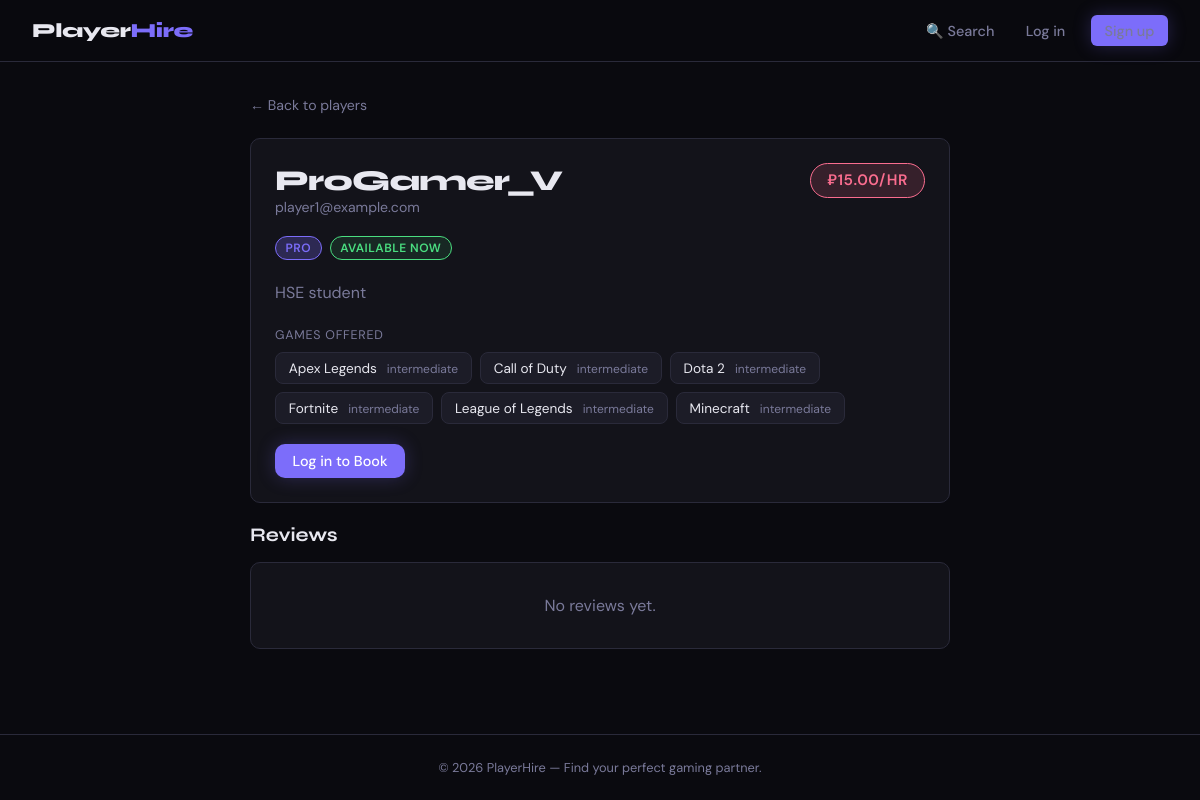
The page /players/1 on the database its author committed.
### models.py (models this page shows, shortened)
class User(UserMixin, db.Model):
    __tablename__ = "users"
    id = db.Column(db.Integer, primary_key=True)
    username = db.Column(db.String(64), unique=True, nullable=False)
    email = db.Column(db.String(128), unique=True, nullable=False)
    password_hash = db.Column(db.String(256), nullable=False)
    created_at = db.Column(db.DateTime, default=datetime.utcnow)
    player_profile = db.relationship("Player", back_populates="user", uselist=False)
    bookings_as_client = db.relationship(
        "Booking", foreign_keys="Booking.client_id", back_populates="client"
    )
    reviews_written = db.relationship(
        "Review", foreign_keys="Review.reviewer_id", back_populates="reviewer"
    )

class Player(db.Model):
    __tablename__ = "players"
    id = db.Column(db.Integer, primary_key=True)
    user_id = db.Column(db.Integer, db.ForeignKey("users.id"), nullable=False)
    bio = db.Column(db.Text)
    fee_per_hour = db.Column(db.Float, nullable=False)             # e.g. 5.00 €/hr
    skill_level = db.Column(
        db.Enum("beginner", "intermediate", "advanced", "pro", name="skill_levels"),
        nullable=False,
        default="intermediate",
    )
    is_available = db.Column(db.Boolean, default=True)
    user = db.relationship("User", back_populates="player_profile")
    games = db.relationship("PlayerGame", back_populates="player")
    bookings = db.relationship(
        "Booking", foreign_keys="Booking.player_id", back_populates="player"
    )

class PlayerGame(db.Model):
    __tablename__ = "player_games"
    id = db.Column(db.Integer, primary_key=True)
    player_id = db.Column(db.Integer, db.ForeignKey("players.id"), nullable=False)
    game_id = db.Column(db.Integer, db.ForeignKey("games.id"), nullable=False)
    skill_level = db.Column(                                       # Per-game skill
        db.Enum("beginner", "intermediate", "advanced", "pro", name="skill_levels"),
        nullable=False,
        default="intermediate",
    )
    player = db.relationship("Player", back_populates="games")
    game = db.relationship("Game", back_populates="players")

class Game(db.Model):
    __tablename__ = "games"
    id = db.Column(db.Integer, primary_key=True)
    title = db.Column(db.String(128), unique=True, nullable=False)
    genre = db.Column(db.String(64))                               # e.g. FPS, RPG
    platform = db.Column(db.String(64))                            # e.g. PC, PS5
    players = db.relationship("PlayerGame", back_populates="game")
    bookings = db.relationship("Booking", back_populates="game")

### routes/players.py (the view)
@players_bp.route("/players/<int:player_id>")
def player_detail(player_id):
    player = Player.query.get_or_404(player_id)
    return render_template("players/player_detail.html", player=player)

### templates/players/player_detail.html (shortened to what this page needs)
{% extends "base.html" %}
{% block content %}
<div style="max-width:700px;margin:0 auto;">
  <a href="{{ url_for('players.listing') }}" style="color:var(--muted);font-size:0.88rem;text-decoration:none;display:inline-flex;align-items:center;gap:0.3rem;margin-bottom:1.5rem;">
    ← Back to players
  </a>
  <div class="card" style="margin-bottom:1.25rem;">
    <div style="display:flex;justify-content:space-between;align-items:flex-start;flex-wrap:wrap;gap:1rem;margin-bottom:1.25rem;">
      <div>
        <h1 style="font-family:'Syne',sans-serif;font-size:1.8rem;font-weight:800;letter-spacing:-0.03em;">{{ player.user.username }}</h1>
        <p style="color:var(--muted);font-size:0.88rem;">{{ player.user.email }}</p>
      </div>
      <span class="badge badge-pink" style="font-size:0.95rem;padding:0.4rem 1rem;">₽{{ "%.2f"|format(player.fee_per_hour) }}/hr</span>
    </div>
    <div style="display:flex;gap:0.5rem;flex-wrap:wrap;margin-bottom:1.25rem;">
      <span class="badge badge-purple">{{ player.skill_level }}</span>
      {% if player.is_available %}
        <span class="badge badge-green">Available now</span>
      {% else %}
        <span class="badge badge-red">Currently unavailable</span>
      {% endif %}
    </div>
    {% if player.bio %}
      <p style="color:var(--muted);line-height:1.65;margin-bottom:1.25rem;">{{ player.bio }}</p>
    {% endif %}
    {% if player.games %}
      <div style="margin-bottom:1.25rem;">
        <div style="font-size:0.78rem;text-transform:uppercase;letter-spacing:0.06em;color:var(--muted);margin-bottom:0.6rem;">Games offered</div>
        <div style="display:flex;flex-wrap:wrap;gap:0.5rem;">
          {% for pg in player.games %}
            <div style="background:var(--surface2);border:1px solid var(--border);border-radius:8px;padding:0.4rem 0.8rem;font-size:0.85rem;">
              {{ pg.game.title }}
              <span style="color:var(--muted);font-size:0.75rem;margin-left:0.4rem;">{{ pg.skill_level }}</span>
            </div>
          {% endfor %}
        </div>
      </div>
    {% endif %}
    {% if current_user.is_authenticated and current_user.id != player.user_id and player.is_available %}
      <a href="{{ url_for('bookings.create', player_id=player.id) }}" class="btn btn-primary">Book Session</a>
    {% elif not current_user.is_authenticated %}
      <a href="{{ url_for('auth.login') }}" class="btn btn-primary">Log in to Book</a>
    {% endif %}
  </div>
  <div>
    <h2 style="font-family:'Syne',sans-serif;font-size:1.2rem;font-weight:700;margin-bottom:1rem;">Reviews</h2>
    {% set reviews = player.bookings | selectattr('review') | map(attribute='review') | list %}
    {% if reviews %}
      <div style="display:flex;flex-direction:column;gap:0.75rem;">
        {% for review in reviews %}
        <div class="card" style="padding:1rem;">
          <div style="display:flex;justify-content:space-between;margin-bottom:0.5rem;">
            <span style="font-weight:600;font-size:0.9rem;">{{ review.reviewer.username }}</span>
            <span style="color:var(--warning);">{{ '★' * review.rating }}{{ '☆' * (5 - review.rating) }}</span>
          </div>
          {% if review.comment %}
            <p style="color:var(--muted);font-size:0.88rem;line-height:1.55;">{{ review.comment }}</p>
          {% endif %}
          <div style="font-size:0.75rem;color:var(--muted);margin-top:0.5rem;">{{ review.created_at.strftime('%b %d, %Y') }}</div>
        </div>
        {% endfor %}
      </div>
    {% else %}
      <div class="card" style="text-align:center;color:var(--muted);padding:2rem;">No reviews yet.</div>
    {% endif %}
  </div>
</div>
{% endblock %}

### templates/base.html (style rules this page uses)
:root { --bg: #0a0a0f; --surface: #13131a; --surface2: #1c1c27; --border: #2a2a3a; --accent: #7c6dfa; --accent-glow: rgba(124, 109, 250, 0.25); --accent2: #fa6d8f; --text: #e8e8f0; --muted: #7a7a9a; --success: #4ade80; --warning: #facc15; --danger: #f87171; --info: #60a5fa; --radius: 10px; }
*, *::before, *::after { box-sizing: border-box; margin: 0; padding: 0; }
body { font-family: 'DM Sans', sans-serif; background: var(--bg); color: var(--text); min-height: 100vh; display: flex; flex-direction: column; }
.btn { display: inline-flex; align-items: center; gap: 0.4rem; padding: 0.5rem 1.1rem; border-radius: var(--radius); font-family: 'DM Sans', sans-serif; font-size: 0.9rem; font-weight: 500; cursor: pointer; text-decoration: none; border: none; transition: all 0.2s; }
.btn-primary { background: var(--accent); color: #fff; box-shadow: 0 0 18px var(--accent-glow); }
.card { background: var(--surface); border: 1px solid var(--border); border-radius: var(--radius); padding: 1.5rem; transition: border-color 0.2s, box-shadow 0.2s; }
.badge { display: inline-block; padding: 0.2rem 0.6rem; border-radius: 999px; font-size: 0.75rem; font-weight: 600; text-transform: uppercase; letter-spacing: 0.04em; }
.badge-purple { background: var(--accent-glow); color: var(--accent); border: 1px solid var(--accent); }
.badge-pink { background: rgba(250,109,143,0.15); color: var(--accent2); border: 1px solid var(--accent2); }
.badge-green { background: rgba(74,222,128,0.1); color: var(--success); border: 1px solid var(--success); }

### rows shown on the page
User: user.username "ProGamer_V", user.email "player1@example.com"
Player: fee_per_hour "15.00", skill_level "PRO", bio "HSE student"
PlayerGame: game "Apex Legends", skill_level "intermediate"
PlayerGame: game "Call of Duty", skill_level "intermediate"
PlayerGame: game "Dota 2", skill_level "intermediate"
PlayerGame: game "Fortnite", skill_level "intermediate"
PlayerGame: game "League of Legends", skill_level "intermediate"
PlayerGame: game "Minecraft", skill_level "intermediate"

### other values the page prints
{{ 2026 }} "2026"
